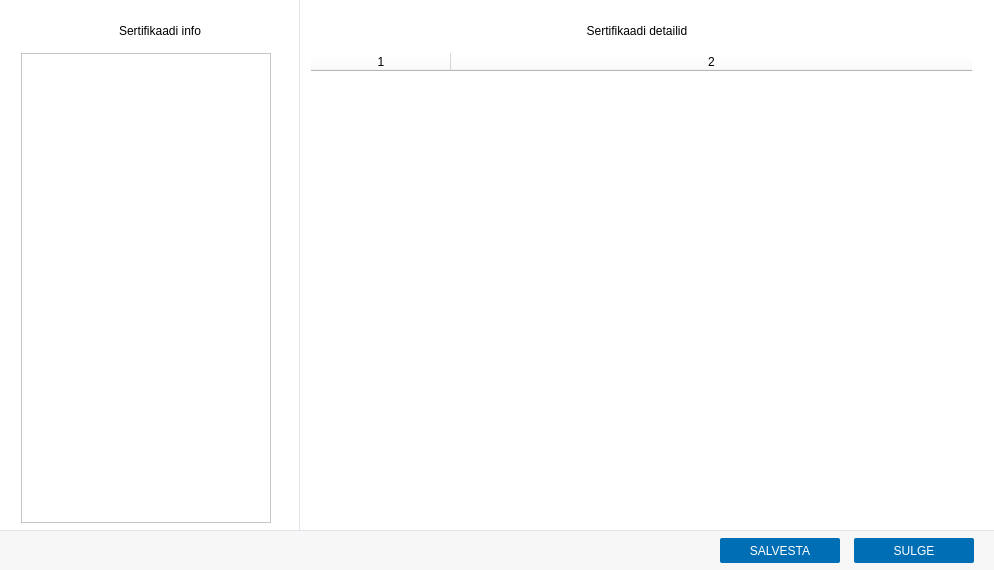
<?xml version="1.0" encoding="UTF-8"?>
<ui version="4.0">
 <class>CertificateDetails</class>
 <widget class="QDialog" name="CertificateDetails">
  <property name="geometry">
   <rect>
    <x>0</x>
    <y>0</y>
    <width>994</width>
    <height>570</height>
   </rect>
  </property>
  <property name="minimumSize">
   <size>
    <width>994</width>
    <height>570</height>
   </size>
  </property>
  <property name="maximumSize">
   <size>
    <width>994</width>
    <height>570</height>
   </size>
  </property>
  <property name="styleSheet">
   <string notr="true"/>
  </property>
  <layout class="QVBoxLayout" name="verticalLayout">
   <property name="spacing">
    <number>0</number>
   </property>
   <property name="leftMargin">
    <number>0</number>
   </property>
   <property name="topMargin">
    <number>0</number>
   </property>
   <property name="rightMargin">
    <number>0</number>
   </property>
   <property name="bottomMargin">
    <number>0</number>
   </property>
   <item>
    <widget class="QWidget" name="containerLists" native="true">
     <property name="sizePolicy">
      <sizepolicy hsizetype="Preferred" vsizetype="Preferred">
       <horstretch>1</horstretch>
       <verstretch>1</verstretch>
      </sizepolicy>
     </property>
     <property name="minimumSize">
      <size>
       <width>880</width>
       <height>399</height>
      </size>
     </property>
     <property name="styleSheet">
      <string notr="true">background-color: #ffffff;</string>
     </property>
     <layout class="QHBoxLayout" name="horizontalLayout_3">
      <property name="spacing">
       <number>0</number>
      </property>
      <property name="leftMargin">
       <number>0</number>
      </property>
      <property name="topMargin">
       <number>0</number>
      </property>
      <property name="rightMargin">
       <number>0</number>
      </property>
      <property name="bottomMargin">
       <number>0</number>
      </property>
      <item>
       <widget class="QWidget" name="leftPane" native="true">
        <property name="sizePolicy">
         <sizepolicy hsizetype="Expanding" vsizetype="Expanding">
          <horstretch>0</horstretch>
          <verstretch>0</verstretch>
         </sizepolicy>
        </property>
        <property name="minimumSize">
         <size>
          <width>300</width>
          <height>0</height>
         </size>
        </property>
        <property name="maximumSize">
         <size>
          <width>300</width>
          <height>16777215</height>
         </size>
        </property>
        <property name="styleSheet">
         <string notr="true">border-right: 1px solid #DEE4E9;</string>
        </property>
        <widget class="QLabel" name="lblCertHeader">
         <property name="geometry">
          <rect>
           <x>21</x>
           <y>20</y>
           <width>278</width>
           <height>21</height>
          </rect>
         </property>
         <property name="minimumSize">
          <size>
           <width>278</width>
           <height>21</height>
          </size>
         </property>
         <property name="maximumSize">
          <size>
           <width>278</width>
           <height>21</height>
          </size>
         </property>
         <property name="styleSheet">
          <string notr="true">border: none;</string>
         </property>
         <property name="text">
          <string>Sertifikaadi info</string>
         </property>
         <property name="alignment">
          <set>Qt::AlignCenter</set>
         </property>
        </widget>
        <widget class="QTextEdit" name="lblCertInfo">
         <property name="geometry">
          <rect>
           <x>21</x>
           <y>53</y>
           <width>250</width>
           <height>470</height>
          </rect>
         </property>
         <property name="minimumSize">
          <size>
           <width>250</width>
           <height>470</height>
          </size>
         </property>
         <property name="maximumSize">
          <size>
           <width>250</width>
           <height>470</height>
          </size>
         </property>
         <property name="styleSheet">
          <string notr="true">border: none;
span {
  line-height: 1.5;
}</string>
         </property>
         <property name="readOnly">
          <bool>true</bool>
         </property>
         <property name="text" stdset="0">
          <string>&lt;b&gt;Selle sertifikaadi otstarve on:&lt;/b&gt;</string>
         </property>
        </widget>
       </widget>
      </item>
      <item>
       <widget class="QStackedWidget" name="stackedWidget">
        <widget class="QWidget" name="page">
         <widget class="QLabel" name="lblCertDetails">
          <property name="geometry">
           <rect>
            <x>11</x>
            <y>20</y>
            <width>652</width>
            <height>21</height>
           </rect>
          </property>
          <property name="minimumSize">
           <size>
            <width>652</width>
            <height>21</height>
           </size>
          </property>
          <property name="maximumSize">
           <size>
            <width>652</width>
            <height>21</height>
           </size>
          </property>
          <property name="text">
           <string>Sertifikaadi detailid</string>
          </property>
          <property name="alignment">
           <set>Qt::AlignCenter</set>
          </property>
         </widget>
         <widget class="QTableWidget" name="tblDetails">
          <property name="geometry">
           <rect>
            <x>11</x>
            <y>53</y>
            <width>661</width>
            <height>320</height>
           </rect>
          </property>
          <property name="font">
           <font>
            <pointsize>13</pointsize>
           </font>
          </property>
          <property name="styleSheet">
           <string notr="true">border: none;</string>
          </property>
          <property name="editTriggers">
           <set>QAbstractItemView::NoEditTriggers</set>
          </property>
          <property name="selectionMode">
           <enum>QAbstractItemView::SingleSelection</enum>
          </property>
          <property name="selectionBehavior">
           <enum>QAbstractItemView::SelectRows</enum>
          </property>
          <property name="showGrid">
           <bool>false</bool>
          </property>
          <property name="wordWrap">
           <bool>false</bool>
          </property>
          <property name="rowCount">
           <number>0</number>
          </property>
          <property name="columnCount">
           <number>2</number>
          </property>
          <attribute name="horizontalHeaderVisible">
           <bool>true</bool>
          </attribute>
          <attribute name="horizontalHeaderDefaultSectionSize">
           <number>140</number>
          </attribute>
          <attribute name="horizontalHeaderMinimumSectionSize">
           <number>19</number>
          </attribute>
          <attribute name="horizontalHeaderStretchLastSection">
           <bool>true</bool>
          </attribute>
          <attribute name="verticalHeaderVisible">
           <bool>false</bool>
          </attribute>
          <attribute name="verticalHeaderDefaultSectionSize">
           <number>23</number>
          </attribute>
          <attribute name="verticalHeaderMinimumSectionSize">
           <number>14</number>
          </attribute>
          <column/>
          <column/>
         </widget>
         <widget class="QTextEdit" name="detailedValue">
          <property name="geometry">
           <rect>
            <x>11</x>
            <y>373</y>
            <width>661</width>
            <height>153</height>
           </rect>
          </property>
          <property name="styleSheet">
           <string notr="true">border: none;</string>
          </property>
          <property name="readOnly">
           <bool>true</bool>
          </property>
         </widget>
        </widget>
        <widget class="QWidget" name="page_2"/>
       </widget>
      </item>
     </layout>
    </widget>
   </item>
   <item>
    <widget class="QWidget" name="navigationArea" native="true">
     <property name="sizePolicy">
      <sizepolicy hsizetype="Preferred" vsizetype="Preferred">
       <horstretch>1</horstretch>
       <verstretch>0</verstretch>
      </sizepolicy>
     </property>
     <property name="minimumSize">
      <size>
       <width>0</width>
       <height>40</height>
      </size>
     </property>
     <property name="maximumSize">
      <size>
       <width>16777215</width>
       <height>40</height>
      </size>
     </property>
     <property name="styleSheet">
      <string notr="true">border-top: 1px solid #DEE4E9;
background-color: #f7f7f7;</string>
     </property>
     <widget class="QPushButton" name="close">
      <property name="geometry">
       <rect>
        <x>854</x>
        <y>8</y>
        <width>120</width>
        <height>25</height>
       </rect>
      </property>
      <property name="sizePolicy">
       <sizepolicy hsizetype="Fixed" vsizetype="Fixed">
        <horstretch>0</horstretch>
        <verstretch>0</verstretch>
       </sizepolicy>
      </property>
      <property name="minimumSize">
       <size>
        <width>120</width>
        <height>25</height>
       </size>
      </property>
      <property name="maximumSize">
       <size>
        <width>120</width>
        <height>20</height>
       </size>
      </property>
      <property name="styleSheet">
       <string notr="true">QPushButton {
	border-radius: 2px; 
	border: none;
	color: #ffffff;
	background-color: #006EB5;
}
QPushButton:pressed {
	background-color: #41B6E6;
}
QPushButton:hover:!pressed {
	background-color: #008DCF;
}
QPushButton:disabled {
	background-color: #BEDBED;
}</string>
      </property>
      <property name="text">
       <string>SULGE</string>
      </property>
     </widget>
     <widget class="QPushButton" name="save">
      <property name="geometry">
       <rect>
        <x>720</x>
        <y>8</y>
        <width>120</width>
        <height>25</height>
       </rect>
      </property>
      <property name="minimumSize">
       <size>
        <width>120</width>
        <height>25</height>
       </size>
      </property>
      <property name="maximumSize">
       <size>
        <width>120</width>
        <height>25</height>
       </size>
      </property>
      <property name="styleSheet">
       <string notr="true">QPushButton {
	border-radius: 2px; 
	border: none;
	color: #ffffff;
	background-color: #006EB5;
}
QPushButton:pressed {
	background-color: #41B6E6;
}
QPushButton:hover:!pressed {
	background-color: #008DCF;
}
QPushButton:disabled {
	background-color: #BEDBED;
}</string>
      </property>
      <property name="text">
       <string>SALVESTA</string>
      </property>
     </widget>
    </widget>
   </item>
  </layout>
 </widget>
 <resources/>
 <connections/>
</ui>
